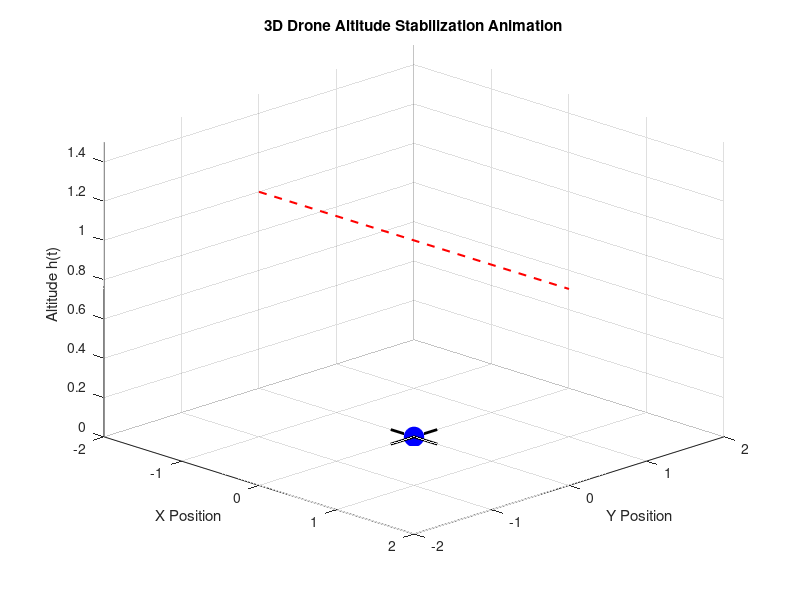

MATLAB code to generate this figure: (Note: this script raises an error after producing the figure.)
%% 3D Drone Altitude Animation

figure;
axis([-2 2 -2 2 0 1.5]);
grid on;
xlabel('X Position');
ylabel('Y Position');
zlabel('Altitude h(t)');
title('3D Drone Altitude Stabilization Animation');
view(45, 25);

hold on;

desired_altitude = 1;
plot3([-2 2], [0 0], [desired_altitude desired_altitude], ...
    'r--', 'LineWidth', 1.5);

drone_body = plot3(0, 0, 0, 'bo', ...
    'MarkerSize', 14, ...
    'MarkerFaceColor', 'b');

drone_arm1 = plot3([-0.3 0.3], [0 0], [0 0], 'k', 'LineWidth', 2);
drone_arm2 = plot3([0 0], [-0.3 0.3], [0 0], 'k', 'LineWidth', 2);

for i = 1:20:length(t)
    altitude = y_total(i);

    set(drone_body, 'XData', 0, 'YData', 0, 'ZData', altitude);

    set(drone_arm1, ...
        'XData', [-0.3 0.3], ...
        'YData', [0 0], ...
        'ZData', [altitude altitude]);

    set(drone_arm2, ...
        'XData', [0 0], ...
        'YData', [-0.3 0.3], ...
        'ZData', [altitude altitude]);

    drawnow;
    pause(0.02);
end

legend('Desired Altitude', 'Drone');
